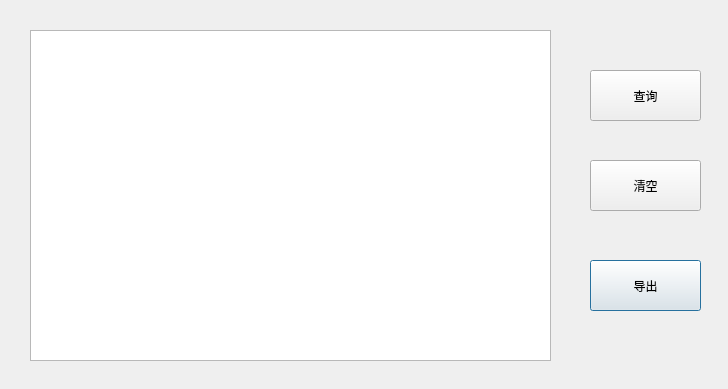
<?xml version="1.0" encoding="UTF-8"?>
<ui version="4.0">
 <class>Dialog</class>
 <widget class="QDialog" name="Dialog">
  <property name="geometry">
   <rect>
    <x>0</x>
    <y>0</y>
    <width>728</width>
    <height>389</height>
   </rect>
  </property>
  <property name="windowTitle">
   <string>Dialog</string>
  </property>
  <widget class="QTableView" name="classTable">
   <property name="geometry">
    <rect>
     <x>30</x>
     <y>30</y>
     <width>521</width>
     <height>331</height>
    </rect>
   </property>
  </widget>
  <widget class="QPushButton" name="outputBtn">
   <property name="geometry">
    <rect>
     <x>590</x>
     <y>260</y>
     <width>111</width>
     <height>51</height>
    </rect>
   </property>
   <property name="text">
    <string>导出</string>
   </property>
  </widget>
  <widget class="QPushButton" name="clearBtn">
   <property name="geometry">
    <rect>
     <x>590</x>
     <y>160</y>
     <width>111</width>
     <height>51</height>
    </rect>
   </property>
   <property name="text">
    <string>清空</string>
   </property>
  </widget>
  <widget class="QPushButton" name="queryBtn">
   <property name="geometry">
    <rect>
     <x>590</x>
     <y>70</y>
     <width>111</width>
     <height>51</height>
    </rect>
   </property>
   <property name="text">
    <string>查询</string>
   </property>
  </widget>
 </widget>
 <resources/>
 <connections/>
</ui>
